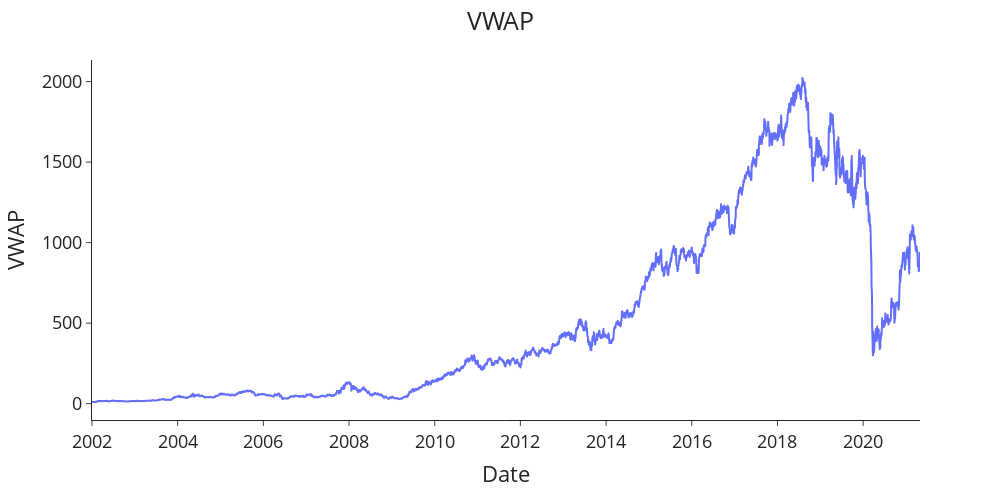

Source (notebook cell):
### Code cell
plotting(df,'Date' ,'VWAP', title='VWAP', 
         x_label='Date', y_label='VWAP')

### Figure 1 — Plotly figure (JSON) as saved in the notebook; plotly's stock layout.template omitted (floating-point values rounded to 4 significant figures; data arrays with more than 128 entries replaced by an {"elided": "..."} marker saying what was removed)
{"data": [{"hovertemplate": "Date=%{x}<br>VWAP=%{y}<extra></extra>", "legendgroup": "", "line": {"color": "#636efa", "dash": "solid"}, "marker": {"symbol": "circle"}, "mode": "lines", "name": "", "showlegend": false, "type": "scattergl", "x": {"elided": "4797 str values"}, "xaxis": "x", "y": {"elided": "4797 float values"}, "yaxis": "y"}], "layout": {"font": {"size": 18}, "height": 500, "legend": {"tracegroupgap": 0}, "margin": {"t": 60}, "title": {"text": "VWAP", "x": 0.5}, "width": 1000, "xaxis": {"anchor": "y", "autorange": true, "domain": [0, 1], "range": ["2002-01-01", "2021-04-30"], "title": {"text": "Date"}, "type": "date"}, "yaxis": {"anchor": "x", "autorange": true, "domain": [0, 1], "range": [-101.5, 2134.0], "title": {"text": "VWAP"}, "type": "linear"}}}
